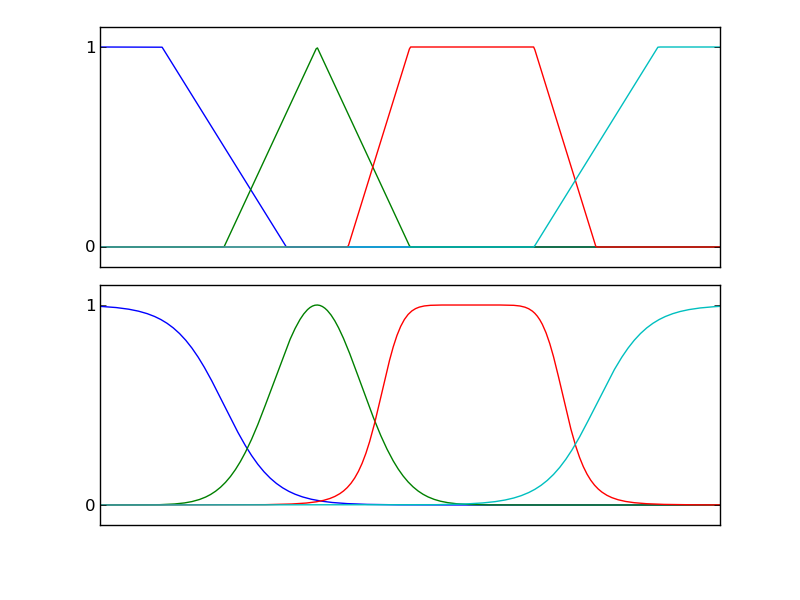

Here is the Python script that generated this plot:
################################################################################
# Peach - Computational Intelligence for Python
# Jose Alexandre Nalon
#
# This file: tutorial/membership-functions.py
# How to use pre-defined membership functions
################################################################################


# We import numpy for arrays and peach for the library. Actually, peach also
# imports the numpy module, but we want numpy in a separate namespace:
import numpy
from peach.fuzzy import *


# Membership functions for representing fuzzy sets are available as classes in
# Peach. This way, by instantiating a membership function, you can configure and
# change default parameters to suit it to your needs.

# First, we create the domain in which we will represent the functions.
x = numpy.linspace(-5.0, 5.0, 500)

# Next, we create the functions by instantiating the corresponding classes.
# For more information on parameters of each function, please see the reference
# for the module. The functions thus created can be applied to numbers or arrays
# directly.

# An increasing ramp, starting in x=2 and ending in x=4
increasing_ramp = IncreasingRamp(2.0, 4.0)

# A decreasing ramp, starting in x=-2 and ending in x=-2
decreasing_ramp = DecreasingRamp(-4.0, -2.0)

# A triangle function, starting in x=-3, ending in x=0, with maximum in x=-1.5
triangle = Triangle(-3.0, -1.5, 0.0)

# A trapezoid, starting in x=-1, ending in x=3, with maximum from x=0 to x=2
trapezoid = Trapezoid(-1.0, 0.0, 2.0, 3.0)

# A gaussian with center x=-1.5 and default variance 1.
gaussian = Gaussian(-1.5)

# An increasing sigmoid, with middle point in x=3 and inclination 2.5
increasing_sigmoid = IncreasingSigmoid(3.0, 2.5)

# A decreasing ramp, with middle point in x=-3 and inclination 2.5
decreasing_sigmoid = DecreasingSigmoid(-3.0, 2.5)

# A generalized bell centered at x=1, with width=1.5 and exponent=4
bell = Bell(1.0, 1.5, 4.0)


# We will use the matplotlib module to plot these functions. Notice how the
# objects we instantiated before are used as functions over an array.
try:
    from matplotlib import *
    from matplotlib.pylab import *

    figure(1).set_size_inches(8, 6)
    a1 = axes([ 0.125, 0.555, 0.775, 0.40 ])
    a2 = axes([ 0.125, 0.125, 0.775, 0.40 ])

    a1.hold(True)
    a1.plot(x, decreasing_ramp(x))
    a1.plot(x, triangle(x))
    a1.plot(x, trapezoid(x))
    a1.plot(x, increasing_ramp(x))
    a1.set_xlim([ -5, 5 ])
    a1.set_ylim([ -0.1, 1.1 ])
    a1.set_xticks([])
    a1.set_yticks([ 0.0, 1.0 ])

    a2.hold(True)
    a2.plot(x, decreasing_sigmoid(x))
    a2.plot(x, gaussian(x))
    a2.plot(x, bell(x))
    a2.plot(x, increasing_sigmoid(x))
    #a2.plot(x, rc)
    a2.set_xlim([ -5, 5 ])
    a2.set_ylim([ -0.1, 1.1 ])
    a2.set_xticks([])
    a2.set_yticks([ 0.0, 1.0 ])

    savefig("membership-functions.png")

except ImportError:
    pass
